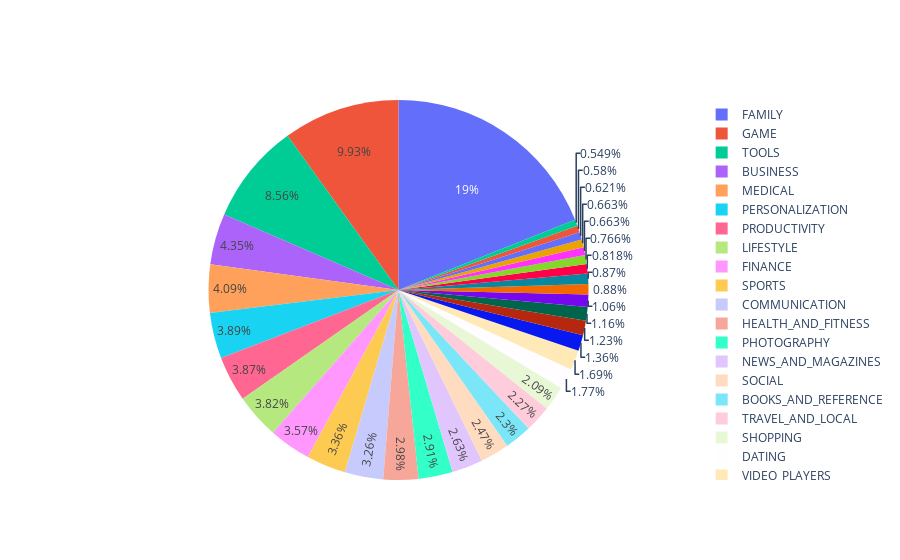

The notebook cell saved with this chart:
### Markdown cell above
### Category breakdown

### Code cell
number_of_apps_in_category = df['Category'].value_counts().sort_values(ascending=True)

data = [go.Pie(
        labels = number_of_apps_in_category.index,
        values = number_of_apps_in_category.values,
        hoverinfo = 'label+value'

)]

plotly.offline.iplot(data, filename='active_category')

### Figure 1 — Plotly figure (JSON) as saved in the notebook; plotly's stock layout.template omitted (floating-point values rounded to 4 significant figures)
{"data": [{"hoverinfo": "label+value", "labels": ["BEAUTY", "COMICS", "PARENTING", "ART_AND_DESIGN", "EVENTS", "HOUSE_AND_HOME", "WEATHER", "LIBRARIES_AND_DEMO", "AUTO_AND_VEHICLES", "ENTERTAINMENT", "FOOD_AND_DRINK", "EDUCATION", "MAPS_AND_NAVIGATION", "VIDEO_PLAYERS", "DATING", "SHOPPING", "TRAVEL_AND_LOCAL", "BOOKS_AND_REFERENCE", "SOCIAL", "NEWS_AND_MAGAZINES", "PHOTOGRAPHY", "HEALTH_AND_FITNESS", "COMMUNICATION", "SPORTS", "FINANCE", "LIFESTYLE", "PRODUCTIVITY", "PERSONALIZATION", "MEDICAL", "BUSINESS", "TOOLS", "GAME", "FAMILY"], "values": [53, 56, 60, 64, 64, 74, 79, 84, 85, 102, 112, 119, 131, 163, 171, 202, 219, 222, 239, 254, 281, 288, 315, 325, 345, 369, 374, 376, 395, 420, 827, 959, 1832], "type": "pie"}], "layout": {}}
